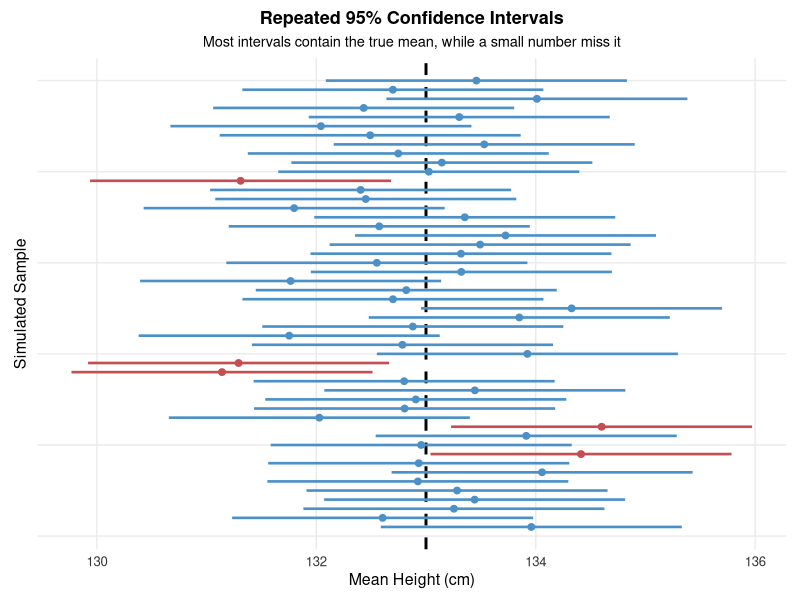
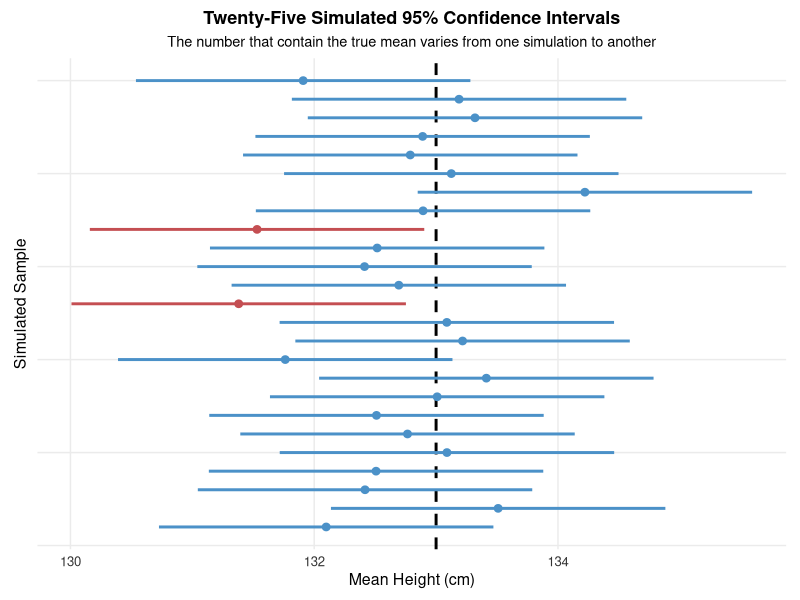
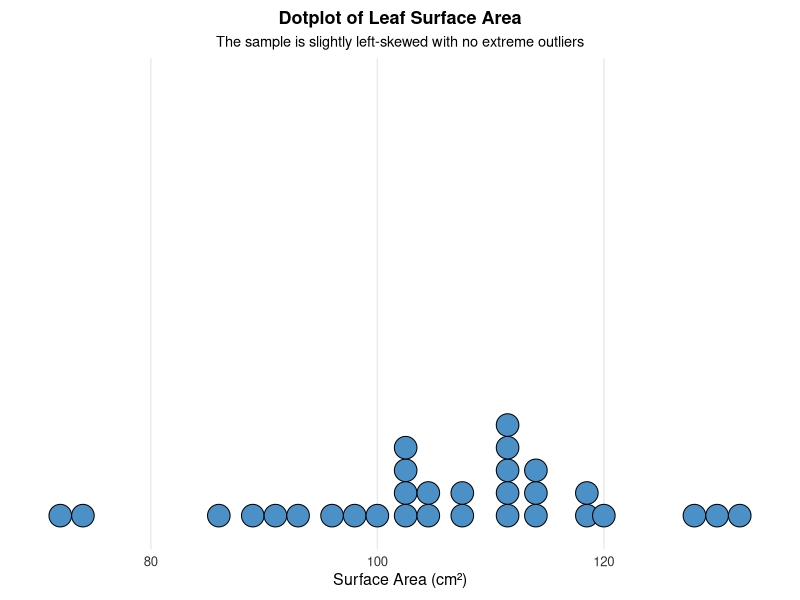

These figures' R source, in order:
## ---- chunk 1
knitr::opts_chunk$set(
  echo = TRUE,
  warning = FALSE,
  message = FALSE,
  error = FALSE,
  fig.align = "center",
  fig.width = 6,
  fig.height = 4
)

# ggplot2 is used only to create the lecture figures that are saved as PNG files.
# The visible R examples later in the chapter use introductory R functions.
if (!requireNamespace("ggplot2", quietly = TRUE)) {
  stop("The ggplot2 package must be installed before this chapter is knitted.")
}

suppressPackageStartupMessages({
  library(ggplot2)
})

# A fixed seed makes all simulation figures reproducible.
set.seed(42)

# This theme keeps the lecture figures visually consistent.
lecture_chart_theme <- theme_minimal(base_size = 11) +
  theme(
    plot.title = element_text(size = 13, face = "bold", hjust = 0.5),
    plot.subtitle = element_text(size = 10.5, hjust = 0.5),
    axis.title = element_text(size = 11.5),
    axis.text = element_text(size = 9.5, colour = "#333333"),
    panel.grid.minor = element_blank(),
    plot.background = element_rect(fill = "white", colour = NA),
    panel.background = element_rect(fill = "white", colour = NA),
    plot.margin = margin(8, 10, 8, 10)
  )

# This helper saves every lecture figure with the same resolution and background.
save_plot <- function(filename, plot, width, height) {
  ggsave(
    filename = filename,
    plot = plot,
    width = width,
    height = height,
    units = "in",
    dpi = 300,
    bg = "white"
  )
}

# =============================================================
# Figure 1: Repeated 95% confidence intervals
# =============================================================

# The simulation uses a population mean of 133 cm.
mu_true <- 133

# The standard deviation of the sampling distribution is 0.7 cm.
sigma_xbar <- 0.7

# The exact 95% Normal critical value determines the interval half-width.
z_star_95 <- qnorm(0.975)
margin_95 <- z_star_95 * sigma_xbar

# Fifty independent sample means are generated from the sampling distribution.
n_intervals <- 50
sample_means <- rnorm(
  n_intervals,
  mean = mu_true,
  sd = sigma_xbar
)

# Each row contains one simulated confidence interval.
ci_data <- data.frame(
  sample_id = seq_len(n_intervals),
  xbar = sample_means,
  lower = sample_means - margin_95,
  upper = sample_means + margin_95
)

# The logical variable records whether each interval contains the true mean.
ci_data$captured <- (
  ci_data$lower <= mu_true &
  ci_data$upper >= mu_true
)

p_ci_simulation <- ggplot(
  ci_data,
  aes(y = sample_id, x = xbar, colour = captured)
) +
  geom_vline(
    xintercept = mu_true,
    linetype = "dashed",
    colour = "black",
    linewidth = 1
  ) +
  geom_segment(
    aes(
      x = lower,
      xend = upper,
      y = sample_id,
      yend = sample_id
    ),
    linewidth = 0.9
  ) +
  geom_point(size = 2) +
  scale_colour_manual(
    values = c(
      "FALSE" = "#C44E52",
      "TRUE" = "#4B91C8"
    )
  ) +
  labs(
    title = "Repeated 95% Confidence Intervals",
    subtitle = "Most intervals contain the true mean, while a small number miss it",
    x = "Mean Height (cm)",
    y = "Simulated Sample"
  ) +
  lecture_chart_theme +
  theme(
    legend.position = "none",
    axis.text.y = element_blank(),
    axis.ticks.y = element_blank()
  )

save_plot(
  "fig_ch14_sampling_dist.png",
  p_ci_simulation,
  width = 7,
  height = 4
)

# =============================================================
# Figure 2: A smaller repeated-confidence-interval simulation
# =============================================================

# A second seed creates a different set of samples for this separate figure.
set.seed(314)

n_intervals_small <- 25
sample_means_small <- rnorm(
  n_intervals_small,
  mean = mu_true,
  sd = sigma_xbar
)

ci_small <- data.frame(
  sample_id = seq_len(n_intervals_small),
  xbar = sample_means_small,
  lower = sample_means_small - margin_95,
  upper = sample_means_small + margin_95
)

ci_small$captured <- (
  ci_small$lower <= mu_true &
  ci_small$upper >= mu_true
)

p_ci_small <- ggplot(
  ci_small,
  aes(y = sample_id, x = xbar, colour = captured)
) +
  geom_vline(
    xintercept = mu_true,
    linetype = "dashed",
    colour = "black",
    linewidth = 1
  ) +
  geom_segment(
    aes(
      x = lower,
      xend = upper,
      y = sample_id,
      yend = sample_id
    ),
    linewidth = 1
  ) +
  geom_point(size = 2.3) +
  scale_colour_manual(
    values = c(
      "FALSE" = "#C44E52",
      "TRUE" = "#4B91C8"
    )
  ) +
  labs(
    title = "Twenty-Five Simulated 95% Confidence Intervals",
    subtitle = "The number that contain the true mean varies from one simulation to another",
    x = "Mean Height (cm)",
    y = "Simulated Sample"
  ) +
  lecture_chart_theme +
  theme(
    legend.position = "none",
    axis.text.y = element_blank(),
    axis.ticks.y = element_blank()
  )

save_plot(
  "fig_ch14_25_intervals.png",
  p_ci_small,
  width = 7,
  height = 4
)

# =============================================================
# Figure 3: Leaf surface area example
# =============================================================

# These are the 31 leaf surface area measurements used in the worked example.
leaf_data <- c(
  114, 100, 104, 89, 102, 91, 114, 114,
  103, 105, 108, 130, 120, 132, 111, 128,
  118, 119, 86, 72, 111, 103, 74, 112,
  107, 103, 98, 96, 112, 112, 93
)

leaf_df <- data.frame(Area = leaf_data)

p_leaf_dotplot <- ggplot(leaf_df, aes(x = Area)) +
  geom_dotplot(
    binwidth = 2,
    fill = "#4B91C8",
    colour = "black",
    dotsize = 1
  ) +
  scale_y_continuous(NULL, breaks = NULL) +
  labs(
    title = "Dotplot of Leaf Surface Area",
    subtitle = "The sample is slightly left-skewed with no extreme outliers",
    x = "Surface Area (cm²)"
  ) +
  lecture_chart_theme

save_plot(
  "fig_ch14_leaf_dotplot.png",
  p_leaf_dotplot,
  width = 7,
  height = 3
)
## ---- chunk 2
# The vector contains the 31 observed leaf surface areas in cm².
leaf_data <- c(
  114, 100, 104, 89, 102, 91, 114, 114,
  103, 105, 108, 130, 120, 132, 111, 128,
  118, 119, 86, 72, 111, 103, 74, 112,
  107, 103, 98, 96, 112, 112, 93
)

# The population standard deviation is treated as known for this example.
sigma_leaf <- 15

# The sample mean and sample size are calculated from the observed data.
xbar_leaf <- mean(leaf_data)
n_leaf <- length(leaf_data)

# qnorm(0.975) gives the critical value for a central 95% Normal interval.
z_star_leaf <- qnorm(0.975)

# The standard error describes the sampling variability of the sample mean.
se_leaf <- sigma_leaf / sqrt(n_leaf)

# The margin of error equals the critical value multiplied by the standard error.
margin_leaf <- z_star_leaf * se_leaf

# The interval endpoints are centred at the sample mean.
lower_leaf <- xbar_leaf - margin_leaf
upper_leaf <- xbar_leaf + margin_leaf

# The main numerical results are displayed with sensible rounding.
round(
  c(
    Sample_Mean = xbar_leaf,
    Standard_Error = se_leaf,
    Margin_of_Error = margin_leaf,
    Lower_Bound = lower_leaf,
    Upper_Bound = upper_leaf
  ),
  2
)
## ---- chunk 3
# The 12 observed phosphorus measurements are entered in mmol/L.
phosphorus <- c(
  1.26, 1.39, 1.00, 1.00, 1.00, 1.10,
  0.87, 1.23, 1.19, 1.29, 1.03, 1.18
)

# The null model specifies a mean of 1.2 mmol/L.
mu_null_phos <- 1.2

# The population standard deviation is treated as known in this example.
sigma_phos <- 0.1

# The sample mean and sample size are calculated from the observed data.
xbar_phos <- mean(phosphorus)
n_phos <- length(phosphorus)

# The standard error describes the sampling variability under the null model.
se_phos <- sigma_phos / sqrt(n_phos)

# The z statistic measures the difference from the null value in standard errors.
z_phos <- (xbar_phos - mu_null_phos) / se_phos

# The alternative is lower-tailed, so pnorm() gives the required left-tail area.
p_phos <- pnorm(z_phos)

round(
  c(
    Sample_Mean = xbar_phos,
    Standard_Error = se_phos,
    Z_Statistic = z_phos,
    P_Value = p_phos
  ),
  4
)
## ---- chunk 4
# The null value is the target amount of active ingredient.
mu_null_aspirin <- 325

# The population standard deviation is treated as known.
sigma_aspirin <- 5

# The sample information comes from 10 tablets.
n_aspirin <- 10
xbar_aspirin <- 326.9

# The standard error is calculated under the null model.
se_aspirin <- sigma_aspirin / sqrt(n_aspirin)

# The z statistic measures the standardized distance from the target mean.
z_aspirin <- (
  xbar_aspirin - mu_null_aspirin
) / se_aspirin

# The two-sided P-value includes equally extreme results in both tails.
p_aspirin <- 2 * pnorm(
  -abs(z_aspirin)
)

round(
  c(
    Standard_Error = se_aspirin,
    Z_Statistic = z_aspirin,
    P_Value = p_aspirin
  ),
  4
)
## ---- chunk 5
# The null model specifies a population mean of 98.6 degrees Fahrenheit.
mu_null_temp <- 98.6

# The observed sample mean and sample size come from the study summary.
xbar_temp <- 98.25
n_temp <- 130

# The population standard deviation is treated as known for this exercise.
sigma_temp <- 0.6

# The standard error describes the sampling variability of the sample mean.
se_temp <- sigma_temp / sqrt(n_temp)

# The z statistic measures the standardized distance from the null mean.
z_temp <- (
  xbar_temp - mu_null_temp
) / se_temp

# The alternative is two-sided, so both tails are included.
p_temp <- 2 * pnorm(
  -abs(z_temp)
)

c(
  Standard_Error = se_temp,
  Z_Statistic = z_temp,
  P_Value = p_temp
)
## ---- chunk 6
# The exact 95% Normal critical value is obtained from qnorm().
z_star_temp <- qnorm(0.975)

# The margin of error uses the same standard error as the hypothesis test.
margin_temp <- z_star_temp * se_temp

# The confidence interval is centred at the observed sample mean.
lower_temp <- xbar_temp - margin_temp
upper_temp <- xbar_temp + margin_temp

round(
  c(
    Lower_Bound = lower_temp,
    Upper_Bound = upper_temp
  ),
  2
)
